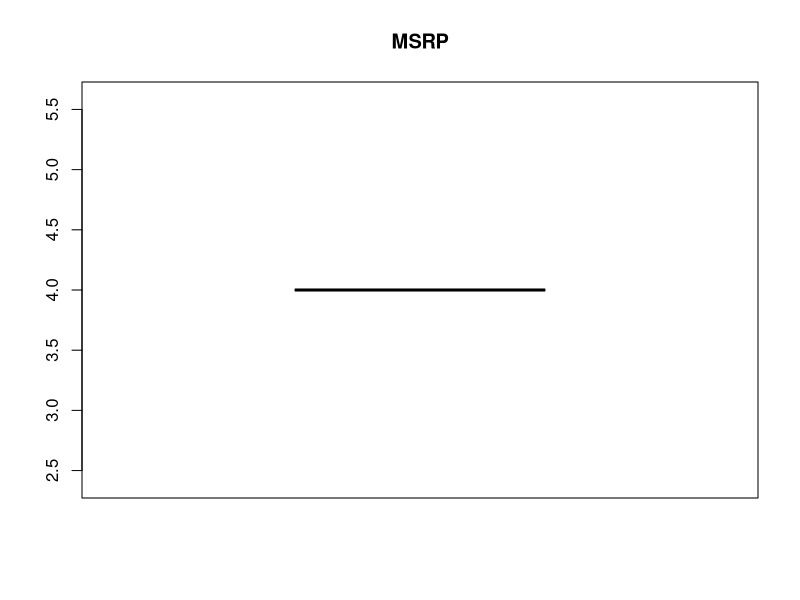
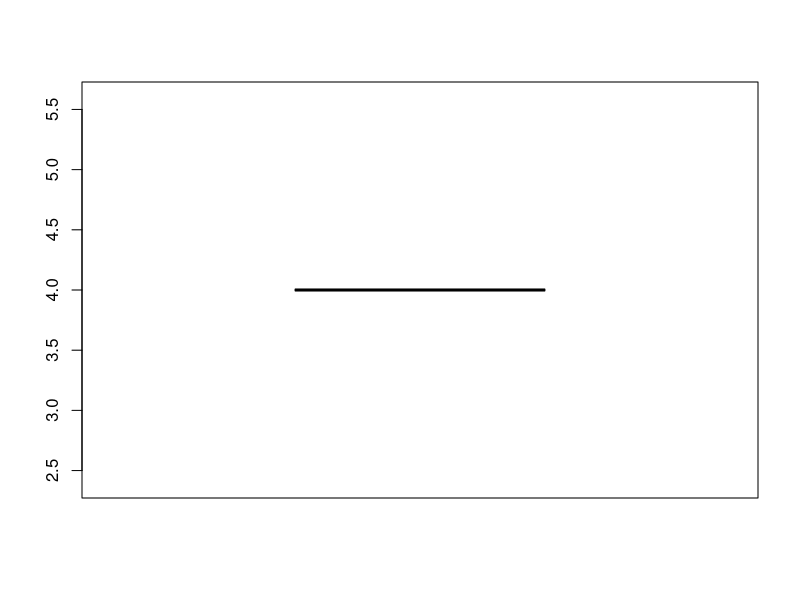
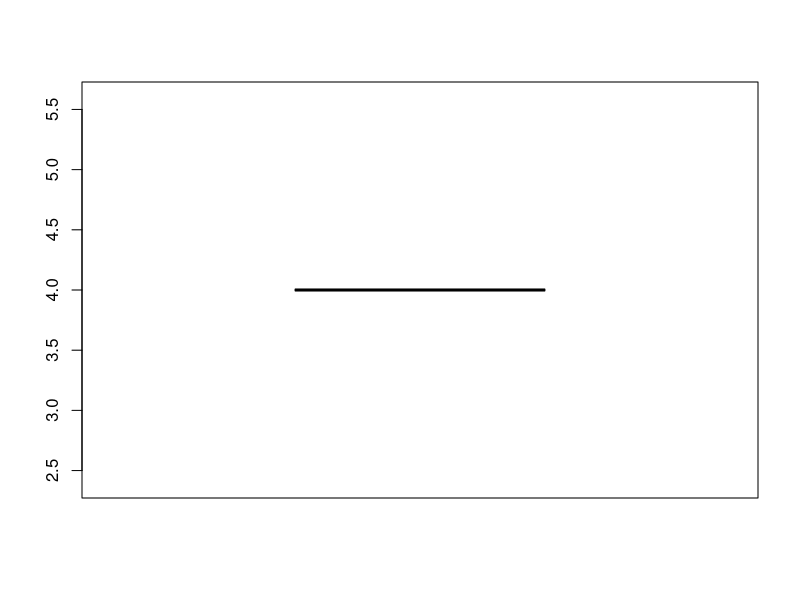
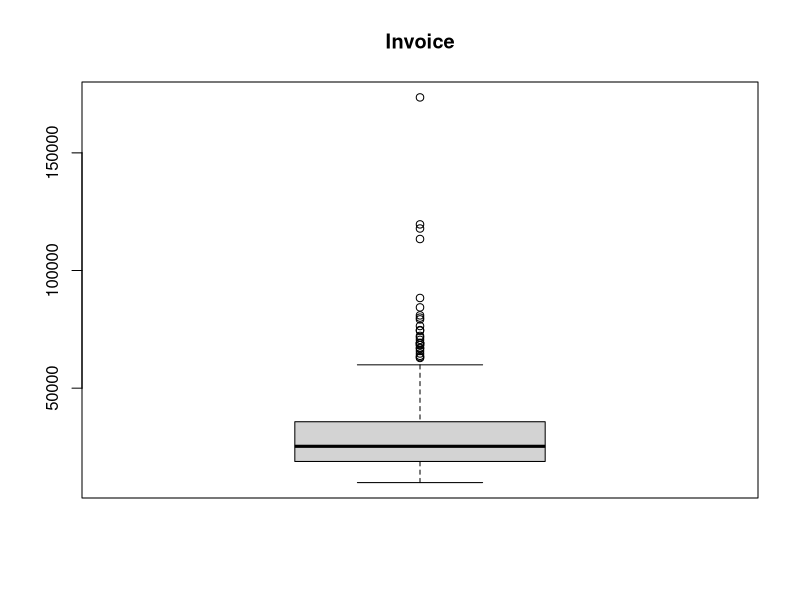
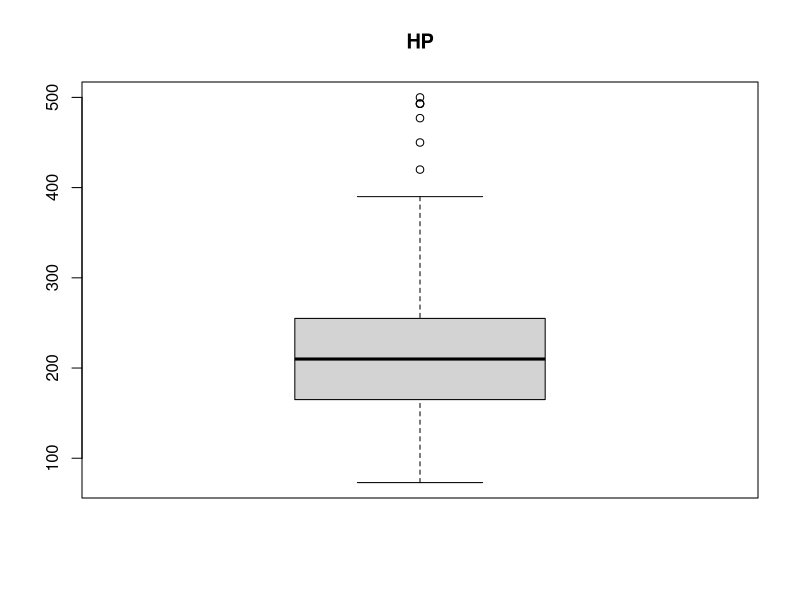
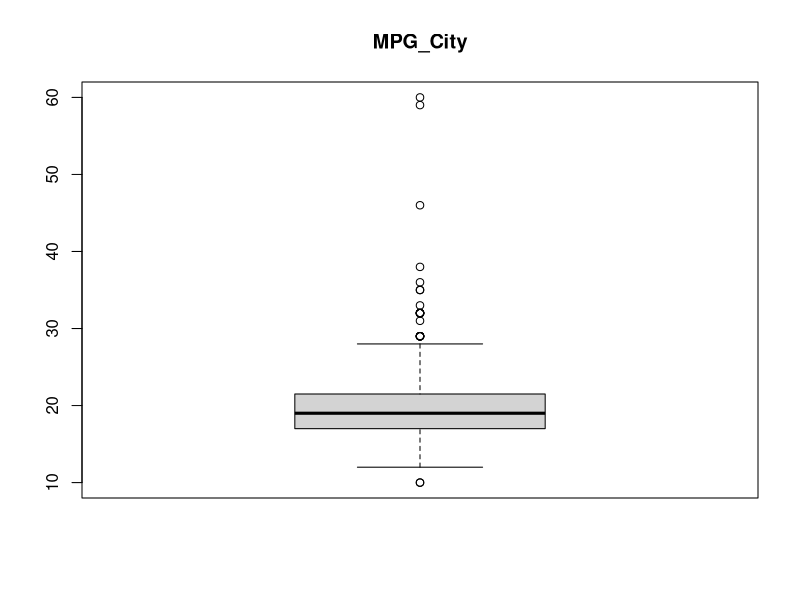
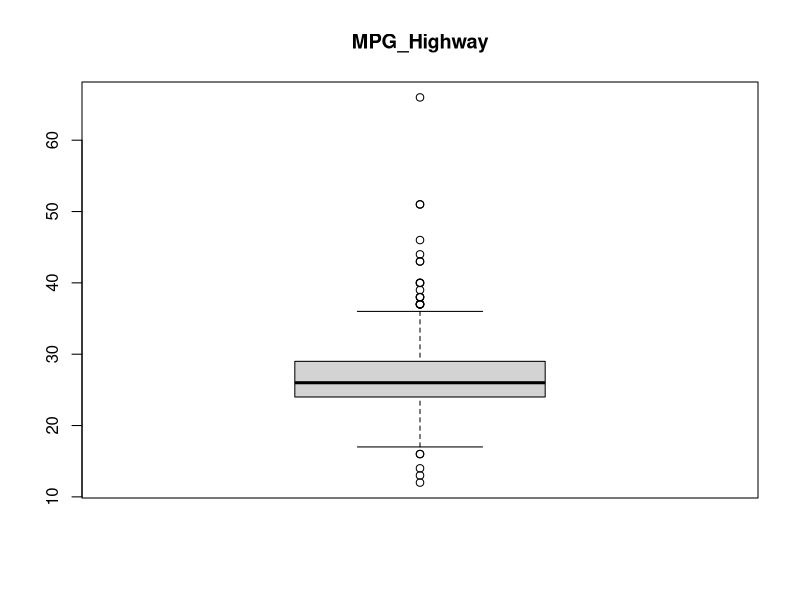
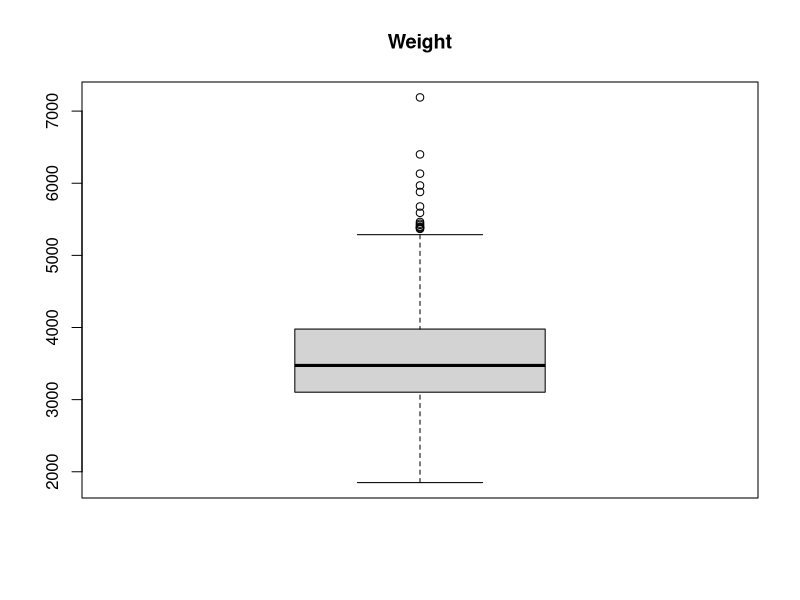

Source code (R) for these figures, in order:
## ---- chunk 1
library(tidyverse)
## ---- chunk 2
# Read the data file 
cars <- read.csv("CARS.csv", na.strings = c("", "NA"))
names(cars)

# Change "make" column name
colnames(cars)[1] <- "Make"
names(cars)
attributes(cars)
## ---- chunk 3
str(cars) ## Doing necessary structural transformations
cars$Cylinders <- as.factor(cars$Cylinders) # Convert cylilnder from int to factor
cars$Model <- as.character(cars$Model) # Convert Model from factor to character
## ---- chunk 4
# Methods to convert currency that didn't work
cars$MSRP <- as.numeric(cars$MSRP)

cars1 <- cars
as.integer(cars1$MSRP)
as.numeric(sub('$','',as.character(cars1$MMSRP),fixed=TRUE))
as.numeric(sub("\\$","", cars1$MSRP))
## ---- chunk 5
# Convert currency from factor to number function
convertCurrency <- function(currency) {
  currency1 <- sub('$','',as.character(currency),fixed=TRUE)
  currency2 <- as.numeric(gsub('\\,','',as.character(currency1))) 
  currency2
}

cars1$MSRP <- convertCurrency(cars1$MSRP)
rm(cars1)
## ---- chunk 6
cars$MSRP <- convertCurrency(cars$MSRP)
cars$Invoice <- convertCurrency(cars$Invoice)

str(cars)

## NOW, the dataset is in the format reuqired for analysis
## ---- chunk 7
sum(is.na(cars)) # Missing values in cars dataset
which(is.na(cars), arr.ind = TRUE) # Index of missing values

# Missing value analysis
table(complete.cases(cars))
cars[!complete.cases(cars),] # Selecting observations with missing data

cars %>% filter(cars$Make == "Mazda" & cars$EngineSize < 2) %>% View()
cars %>% filter(cars$Make == "Mazda" & cars$EngineSize > 1) %>% View()

# Imputing "4" for missing values after the analysis
cars[is.na(cars)] <- 4

# Checking the imputation
table(complete.cases(cars))
## ---- chunk 8
# Sampling - using simple random sampling
train_size <- floor(0.75 * nrow(cars)) # Set size of training dataset
set.seed(123)
train <- sample(seq_len(nrow(cars)), size = train_size) # Generates random numbers

train_set <- cars[train, ]
test_set <- cars[-train, ]

rm(train, train_size)
## ---- chunk 9
summary(cars)
str(cars)

# Using Turkey's method of outlier detection
boxplot(cars$MSRP, main = "MSRP")
boxplot.stats(cars$MSRP)
summary(cars$MSRP)
length(boxplot(cars$MSRP)$out)/nrow(cars) # 6.3% of data is outlying
outliers <- boxplot(cars$MSRP)$out
outliers_index <- which(cars$MSRP %in% outliers) # Returns indexes of outliers


boxplot(cars$Invoice, main = "Invoice")
boxplot.stats(cars$Invoice)
length(boxplot.stats(cars$Invoice)$out)/nrow(cars) # same 6.3% of data is outlying

boxplot(cars$Horsepower, main = "HP")
boxplot.stats(cars$Horsepower)
length(boxplot.stats(cars$Horsepower)$out)/nrow(cars) # 1.6% of data is outlying

boxplot(cars$MPG_City, main = "MPG_City")
boxplot.stats(cars$MPG_City)
length(boxplot.stats(cars$MPG_City)$out)/nrow(cars) # 5.8% of data is outlying

boxplot(cars$MPG_Highway, main = "MPG_Highway")
boxplot.stats(cars$MPG_Highway)
length(boxplot.stats(cars$MPG_Highway)$out)/nrow(cars) # 5.6% of data is outlying

boxplot(cars$Weight, main = "Weight")
boxplot.stats(cars$Weight)
length(boxplot.stats(cars$Weight)$out)/nrow(cars) # 3.2% of data is outlying

boxplot(cars$Wheelbase, main = "Wheelbase")
boxplot.stats(cars$Wheelbase)
length(boxplot.stats(cars$Wheelbase)$out)/nrow(cars) # 4.4% of data is outlying

boxplot(cars$Length, main = "Length")
boxplot.stats(cars$Length)
length(boxplot.stats(cars$Length)$out)/nrow(cars) # 3.7% of data is outlying
## ---- chunk 10

## ---- chunk 11

